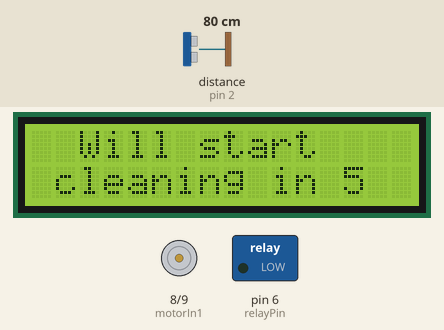
This sketch was run on a simulated Arduino Uno, built with avr-gcc and run on an emulated ATmega328P. Shown: 16×2 character LCD, motor-driver pin pairs drawn as motors (green arrow = first pin HIGH = forward, orange = second pin HIGH = backward, longer = more drive), switched loads named in the sketch (green lamp = pin HIGH). Wiring (inferred from the names in the program): ultrasonic range finder: trigger pin 3; echo pin 2. The test bench sets the inputs (shaded band); at power-on: distance to the obstacle (sensor on pin 2) 80 cm. The echo pulse lasts 58.3 µs per cm; pins used as bus, display or sensor lines are not drawn; what the sketch prints to the serial monitor is not drawn.

Above: at 3.7 s.
3.8 s: distance to the obstacle (sensor on pin 2) set to 2 cm
5.3 s: distance to the obstacle (sensor on pin 2) set to 35 cm
At 6.1 s:
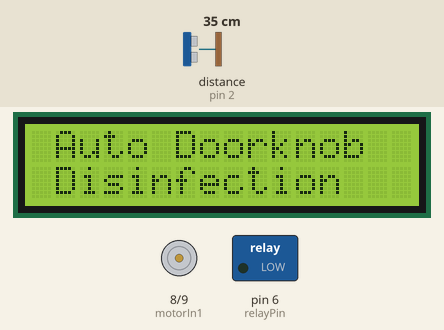
At 29.5 s:
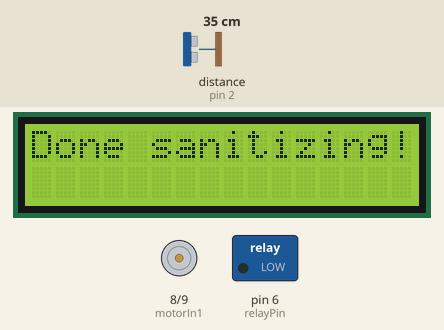
Timing chart, 0 to 30.0 s (numbered marks = the images above; inputs shaded):
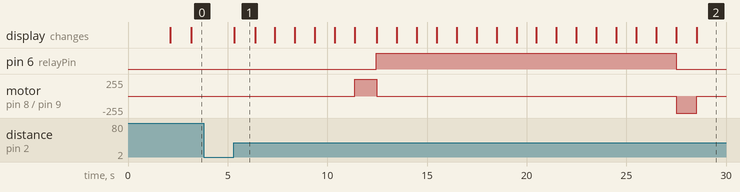

Measured:
- after the input at 3.8 s, every drawn part: stays the same
- after the input at 5.3 s, pin 6 (relayPin): LOW → HIGH after 7.1 s, → LOW 15.1 s later; motor on pin 8 (motorIn1) / pin 9 (motorIn2): stopped → forward 255/255 after 6.1 s, → stopped 1.1 s later, → backward 255/255 15.0 s later, → stopped 1.0 s later; the display: changes at once (image 1)
- what the display in image 1 shows lasts 1.1 s, from 5.3 s to 6.4 s

The sketch:

uvc-disinfection-system.ino
```cpp
#include <LiquidCrystal_I2C.h>

LiquidCrystal_I2C lcd = LiquidCrystal_I2C(0x27, 16, 2);

const byte motorIn1 = 8;
const byte motorIn2 = 9;

const byte triggerPin = 3;
const byte echoPin = 2;

const byte relayPin = 6;

const unsigned int referenceDistance = 20;
const byte maxSampleCount = 10;
byte sampleCount = 0;

unsigned int distance = 0;

unsigned long lastSanitizedTime = 0;
unsigned long timeStartedTicking = 0;
unsigned long timeElapsed = 0;
unsigned long timeStarted = 0;

const unsigned int timeoutBeforeCleaning = 5000;
unsigned int remainingTimeBeforeCleaning = timeoutBeforeCleaning / 1000;

const unsigned int cleaningTimeout = 15000;
unsigned int remainingTime = cleaningTimeout / 1000;

bool hasStartedToReset = false;

bool hasStartedTimer = false;
bool haveBeenCleaned = false;
bool hasStartedSanitizing = false;
bool isDoneSanitizing = false;

bool hasStartedSlidingForward = false;
bool hasStartedSlidingBackward = false;
bool startSlidingBackward = false;
bool isDoneSlidingForward = false;
bool isDoneSlidingBackward = false;
unsigned long lastSlidForward = 0;
unsigned long lastSlidBackward = 0;
const unsigned int slideForwardDuration = 1100;
const unsigned int slideBackwardDuration = 1000;

void setup() {
  Serial.begin(9600);
  initLcd();
  initMotor();
  initUltrasonic();
  initRelay();
  showSystemIsReady();
}

void loop() {
  timeElapsed = millis();
  getDistance();
  detectHand();
  sanitize();
  slideForward();
  slideBackward();
}

void initLcd() {
  lcd.init();
  lcd.backlight();
  lcd.setCursor(0, 0);
  lcd.print("Initializing ...");
}
void initMotor() {
  pinMode(motorIn1, OUTPUT);
  pinMode(motorIn2, OUTPUT);

  motorSpinStop();
}
void initUltrasonic() {
  pinMode(triggerPin, OUTPUT);
  pinMode(echoPin, INPUT);
}
void initRelay() {
   pinMode(relayPin, OUTPUT);
}

void showSystemIsReady() {
  lcd.clear();
  lcd.setCursor(0, 0);
  lcd.print("System is ready!");
  delay(2000);
  showWelcomeScreen();
}
void showSanitizingScreen() {
  lcd.clear();
  lcd.setCursor(3, 0);
  lcd.print("Sanitizing");
  lcd.setCursor(1, 1);
  lcd.print("door knob ");
}
void showRemainingTime() {
  char remainingTimeBuff[8];
  sprintf(remainingTimeBuff, "(%is) ", remainingTime);

  lcd.setCursor(11, 1);
  lcd.print(remainingTimeBuff);
}
void showRemainingTimeBeforeCleaning() {
  char remainingTimeBuff[8];
  sprintf(remainingTimeBuff, "%i", remainingTimeBeforeCleaning);

  lcd.clear();
  lcd.setCursor(2, 0);
  lcd.print("Will start ");
  lcd.setCursor(1, 1);
  lcd.print("cleaning in ");
  lcd.setCursor(13, 1);
  lcd.print(remainingTimeBuff);
}
void showDoneSanitizing() {
  lcd.clear();
  lcd.setCursor(0, 0);
  lcd.print("Done sanitizing!");
}
void showWelcomeScreen() {
  lcd.clear();
  lcd.setCursor(1, 0);
  lcd.print("Auto Doorknob");
  lcd.setCursor(1, 1);
  lcd.print("Disinfection");
}

void detectHand() {
  // do not detect hand if sanitation have started
  if (hasStartedSanitizing) {
    return;
  }

  // no one is touching
  if (distance >= referenceDistance) {

    // show welcome screen
    if (timeElapsed - lastSanitizedTime >= 3000 && !hasStartedTimer) {
      lastSanitizedTime = timeElapsed;
      showWelcomeScreen();
    }

    // false alarm guard, reset sample count back to zero
    if (sampleCount > 0 && sampleCount < maxSampleCount) {
      sampleCount = 0;
      return;
    }

    // start countdown before cleaning
    if (!haveBeenCleaned && !hasStartedTimer) {
      Serial.print(F("Timer starts now: "));
      Serial.println(timeElapsed);

      Serial.println(remainingTimeBeforeCleaning);
      timeStarted = timeElapsed;
      hasStartedTimer = true;
      return;
    }

    // countdown before cleaning
    if (timeElapsed - timeStarted >= 1000 && hasStartedTimer && !hasStartedSanitizing) {
      timeStarted = timeElapsed;

      Serial.print(F("Remaining time before cleaning: "));
      Serial.println(remainingTimeBeforeCleaning);

      // show countdown timer (i.e. before starting the sanitation process)
      showRemainingTimeBeforeCleaning();

      // countdown is done
      if (remainingTimeBeforeCleaning <= 0) {
        // set flag to start sanitation process
        hasStartedSanitizing = true;
        return;
      }

      remainingTimeBeforeCleaning--;
    }

    return;
  }

  // if samples greater than maximum needed samples
  // set flag, someone is touching the door
  if (sampleCount >= maxSampleCount) {
    Serial.println(F("Someone is touching the door!"));

    sampleCount = 0;
    hasStartedTimer = false;
    haveBeenCleaned = false;
    remainingTimeBeforeCleaning = timeoutBeforeCleaning / 1000;

    // else increment samples
  } else {
    sampleCount++;
    Serial.print(F("Count: "));
    Serial.println(sampleCount);
  }
}

void sanitize() {
  if (!hasStartedSanitizing) {
    return;
  }

  // wait to fully slide forward before starting countdown
  if (!isDoneSlidingForward) {
    return;
  }

  // show remaining time
  if (timeElapsed - timeStartedTicking >= 1000 && !hasStartedToReset) {
    timeStartedTicking = timeElapsed;

    showRemainingTime();

    // countdown is done
    if (remainingTime <= 0) {
      // set flag to start the reset process
      // (i.e. to reset all flags to default state)
      hasStartedToReset = true;
      return;
    }

    remainingTime--;
  }

  // done sanitizing
  if (timeElapsed - timeStarted >= cleaningTimeout && hasStartedToReset) {
    // set flag that sanitation is done
    isDoneSanitizing = true;
  }
}

void slideForward() {
  if (!hasStartedSanitizing) {
    return;
  }

  if (!hasStartedSlidingForward) {
    Serial.println("Start slide now!");
    lastSlidForward = timeElapsed;
    hasStartedSlidingForward = true;
    motorSpinClockwise();
    return;
  }

  if (timeElapsed - lastSlidForward >= slideForwardDuration && !isDoneSlidingForward) {
    isDoneSlidingForward = true;
    toggleUVLight(1);
    showSanitizingScreen();
    motorSpinStop();
    Serial.println("Done sliding forward");
  }
}
void slideBackward() {
  if (!isDoneSanitizing) {
    return;
  }

  if (!hasStartedSlidingBackward) {
    lastSlidBackward = timeElapsed;
    hasStartedSlidingBackward = true;
    toggleUVLight(0);
    motorSpinCounterClockwise();
    Serial.println("Time to slide back!");
  }

  if (timeElapsed - lastSlidBackward >= slideBackwardDuration && !isDoneSlidingBackward) {
    isDoneSlidingBackward = true;
    showDoneSanitizing();
    resetSanitizer();
    motorSpinStop();
    Serial.println("Done sliding backward");
  }
}

void getDistance() {
  digitalWrite(triggerPin, HIGH);
  delayMicroseconds(10);
  digitalWrite(triggerPin, LOW);

  // distance in centimeters
  distance = pulseIn(echoPin, HIGH) * ( 0.034 / 2);
}

void motorSpinClockwise() {
  digitalWrite(motorIn1, HIGH);
  digitalWrite(motorIn2, LOW);
}
void motorSpinCounterClockwise() {
  digitalWrite(motorIn1, LOW);
  digitalWrite(motorIn2, HIGH);
}
void motorSpinStop() {
  digitalWrite(motorIn1, LOW);
  digitalWrite(motorIn2, LOW);
}

void resetSanitizer() {
  // slide forward flags
  hasStartedSlidingForward = false;
  isDoneSlidingForward = false;

  // slide backward flags
  hasStartedSlidingBackward = false;
  isDoneSlidingBackward = false;

  // sanitizer flags
  isDoneSanitizing = false;
  hasStartedToReset = false;
  haveBeenCleaned = true;
  hasStartedTimer = false;
  hasStartedSanitizing = false;

  // reset countdown values
  remainingTimeBeforeCleaning = timeoutBeforeCleaning / 1000;
  remainingTime = cleaningTimeout / 1000;

  // set time to delay welcome screen after sanitation
  lastSanitizedTime = timeElapsed;
}
void toggleUVLight(bool state) {
  digitalWrite(relayPin, state);
}
```
